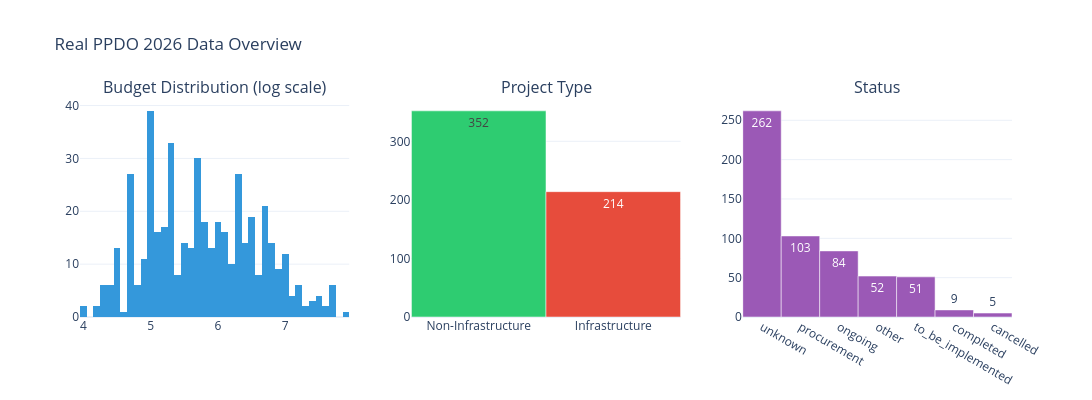

Notebook code cell kept with this figure:
### Markdown cell above
### Visualise Real Data

### Code cell
budget_data = ppdo_df['approved_budget'].dropna()
budget_data = budget_data[budget_data > 0]

fig = make_subplots(rows=1, cols=3, subplot_titles=(
    'Budget Distribution (log scale)', 'Project Type', 'Status'
))

fig.add_trace(go.Histogram(
    x=np.log10(budget_data), nbinsx=40, marker_color='#3498db', name='Budget',
    hovertemplate='Log10(Budget): %{x:.1f}<br>Count: %{y}<extra></extra>',
), row=1, col=1)

type_vc = ppdo_df['project_type'].value_counts()
fig.add_trace(go.Bar(
    x=type_vc.index, y=type_vc.values,
    marker_color=['#2ecc71', '#e74c3c'], name='Type',
    text=type_vc.values, textposition='auto',
), row=1, col=2)

status_vc = ppdo_df['status'].value_counts()
fig.add_trace(go.Bar(
    x=status_vc.index, y=status_vc.values,
    marker_color='#9b59b6', name='Status',
    text=status_vc.values, textposition='auto',
), row=1, col=3)

fig.update_layout(
    title='Real PPDO 2026 Data Overview', showlegend=False,
    template='plotly_white', height=400, width=1100,
)
fig.show()

print(f'\nSample rows:')
ppdo_df[['project_name', 'implementing_agency', 'approved_budget', 'project_type', 'status']].head(10)

### Figure 1 — Plotly figure (JSON) as saved in the notebook; plotly's stock layout.template omitted (floating-point values rounded to 4 significant figures; data arrays with more than 128 entries replaced by an {"elided": "..."} marker saying what was removed)
{"data": [{"hovertemplate": "Log10(Budget): %{x:.1f}<br>Count: %{y}<extra></extra>", "marker": {"color": "#3498db"}, "name": "Budget", "nbinsx": 40, "type": "histogram", "x": {"elided": "471 float values"}, "xaxis": "x", "yaxis": "y"}, {"marker": {"color": ["#2ecc71", "#e74c3c"]}, "name": "Type", "text": [352.0, 214.0], "textposition": "auto", "type": "bar", "x": ["Non-Infrastructure", "Infrastructure"], "xaxis": "x2", "y": [352, 214], "yaxis": "y2"}, {"marker": {"color": "#9b59b6"}, "name": "Status", "text": [262.0, 103.0, 84.0, 52.0, 51.0, 9.0, 5.0], "textposition": "auto", "type": "bar", "x": ["unknown", "procurement", "ongoing", "other", "to_be_implemented", "completed", "cancelled"], "xaxis": "x3", "y": [262, 103, 84, 52, 51, 9, 5], "yaxis": "y3"}], "layout": {"annotations": [{"font": {"size": 16}, "showarrow": false, "text": "Budget Distribution (log scale)", "x": 0.1444, "xanchor": "center", "xref": "paper", "y": 1.0, "yanchor": "bottom", "yref": "paper"}, {"font": {"size": 16}, "showarrow": false, "text": "Project Type", "x": 0.5, "xanchor": "center", "xref": "paper", "y": 1.0, "yanchor": "bottom", "yref": "paper"}, {"font": {"size": 16}, "showarrow": false, "text": "Status", "x": 0.8556, "xanchor": "center", "xref": "paper", "y": 1.0, "yanchor": "bottom", "yref": "paper"}], "height": 400, "showlegend": false, "title": {"text": "Real PPDO 2026 Data Overview"}, "width": 1100, "xaxis": {"anchor": "y", "domain": [0.0, 0.2889]}, "xaxis2": {"anchor": "y2", "domain": [0.3556, 0.6444]}, "xaxis3": {"anchor": "y3", "domain": [0.7111, 1.0]}, "yaxis": {"anchor": "x", "domain": [0.0, 1.0]}, "yaxis2": {"anchor": "x2", "domain": [0.0, 1.0]}, "yaxis3": {"anchor": "x3", "domain": [0.0, 1.0]}}}
